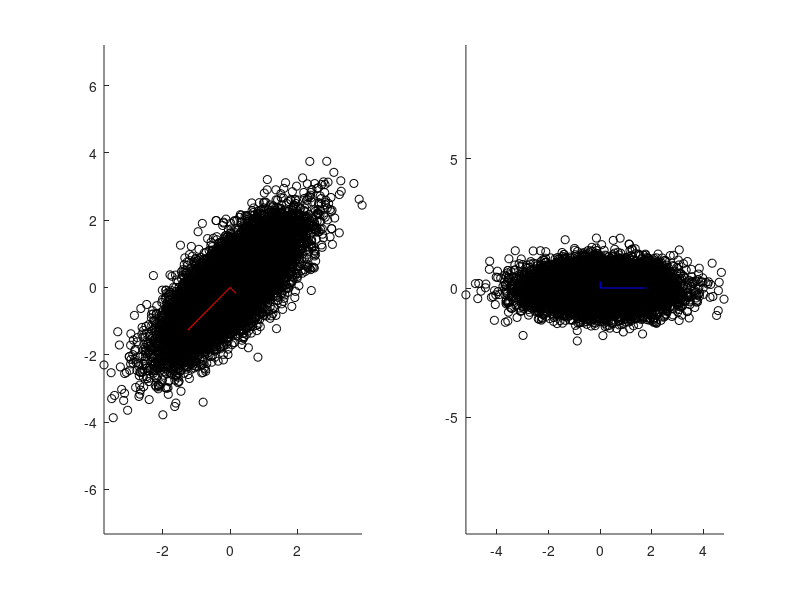

MATLAB code for this plot:
clear 
clc 

%rng(1,'v4') not yet implemented in octave 
n = 10000; 
p = 0.75;  
U = randn(2,n); 
u1 = U(1,:); 
u2 = U(2,:); 

x1 = u1; 
x2 = p.*u1 + sqrt(1-p^2).*u2; 

X = [x1;x2]; 
m = mean(X,2); 

X = X - repmat(m,1,n); 

C = (1/(1-n)).*(X*X.'); 

[W,D] = eig(C);
w1 = [ [0;0] D(1,1).*W(:,1) ]; 
w2 = [ [0;0] D(2,2).*W(:,2) ]; 

Y = W.'*X;
C1 = (1/(1-n)).*(Y*Y.');
[W1,D1] = eig(C1);
w3 = [ [0;0] D1(1,1).*W1(:,1) ]; 
w4 = [ [0;0] D1(2,2).*W1(:,2) ]; 
 
figure()
subplot(1,2,1)
hold on 
plot(X(1,:), X(2,:), 'ko')
plot(w1(1,:),w1(2,:), 'r-')
plot(w2(1,:),w2(2,:), 'r-')
axis equal 
hold off 


subplot(1,2,2)
hold on 
plot(Y(1,:), Y(2,:), 'ko')
plot(w3(1,:),w3(2,:), 'b-')
plot(w4(1,:),w4(2,:), 'b-')
axis equal 
hold off 
